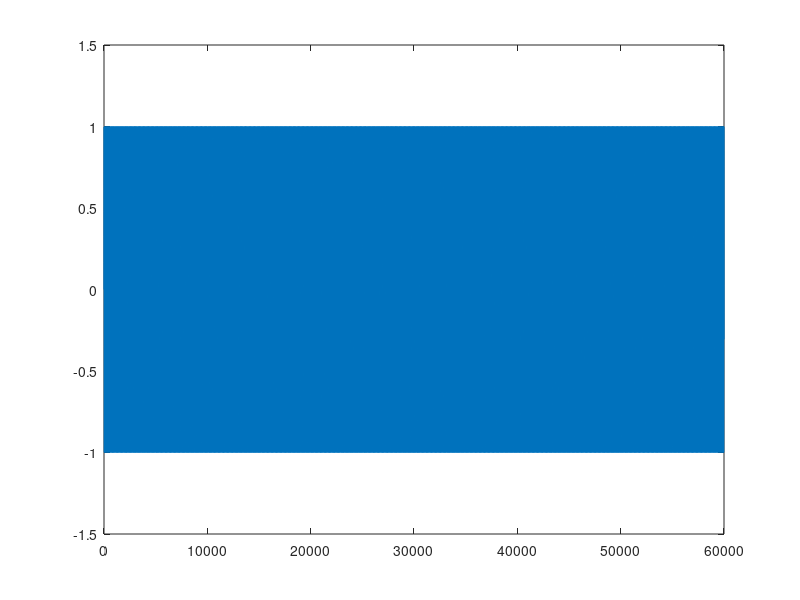

This chart was generated by the following MATLAB code: (Note: this script raises an error after producing the figure.)
%% Figure 10 from Righetti, Buchli, and Ijspeert, (2006)
% start/stop simulation
t0 = 0;                % start time
tend = 500;            % stop time

% input signal
Fs = 120;               % sample rate of periodic forcing
F_t = linspace(t0, tend, tend*Fs); %dt for periodic forcing
F = sin(20*F_t);        
plot(F); ylim([-1.5 1.5]);

% model parameters
a = 0.15;                 
b = 0.1;
c = 8.5;
e = 4;               % learning rate
w0 = [30];           % initial conditions for osc freq
%tspan = [t0 tend];  % full timespan
tspan = F_t;

for i = 1:length(w0)
[t, y] = ode23(@(t,x)rossler_learn(t,x,a,b,c,e,F,F_t)...
    ,tspan, [1, 0, 0, w0(i)] ); % unsure what inititial conditions for x,y,z are in Righetti et al. (2006)
end

fig = figure;
set(fig,'defaultAxesColorOrder',[[0.4940 0.1840 0.5560];	[0 0 0]]);

subplot(3,1,1)
plot(t,y(:,4), 'black');
xlim([t0 tend])
ylim([10 32]);
ylabel('W (Angular Frequency)')
title('Adaptive-Frequency Rossler Strange Attractor')

hold on
subplot(3,1,2)
yyaxis right;
plot(t,F, '--black', 'LineWidth', 1.5);
ylim([-2 2]);
ylabel('F')
yyaxis left;
plot(t,y(:,1), 'LineWidth', 2, 'Color', '#7E2F8E');
ylim([-2 2]);
xlim([0 2]);
ylabel('X')
hold off;

hold on;
subplot(3,1,3)
yyaxis right;
plot(t,F, '--black', 'LineWidth', 1.5);
ylim([-2 2]);
ylabel('F')
yyaxis left;
plot(t,y(:,1), 'LineWidth', 2, 'Color', '#7E2F8E');
ylim([-200 200]);
xlim([498 500]);
xlabel('Time')
ylabel('X')
% legend('F', 'Oscillator');

  
%% Draw Animation
fig2 = figure;
fig2.Position = [823   264   417   714];
subplot(3,1,1)
plot3(0,0,0,'-', 'MarkerSize', 20, 'Color', '#7E2F8E')          % hack to initialize 3d for animation
phasesp_1a = animatedline('Color','#808080', 'LineWidth', 0.25);
phasesp_1b = animatedline('Marker','.', 'MarkerSize', 20, 'Color', '#7E2F8E');
xlim([-200 200]);
ylim([-200 200]);
zlim([0 2500]);
xlabel('x');
ylabel('y');
zlabel('z');
title('Phase Space');
subplot(3,1,2)
phasesp_2a = animatedline('Color','#808080', 'LineWidth', 0.25);
phasesp_2b = animatedline('Marker','.', 'MarkerSize', 20, 'Color', '#7E2F8E');
ylim([15 32.5]);
yline(20, 'k--');
ylabel('w');
title('Frequency Adaptation');
subplot(3,1,3)
phasesp_3a = animatedline('Color','#808080', 'LineWidth', 0.25);
phasesp_3b = animatedline('Marker','.', 'MarkerSize', 20, 'Color', '#7E2F8E');
ylabel('y');
xlabel('Time');
title('Oscillation (y component)');

gif('Rossler_PhaseP.gif')

for k = 1:10:8000
    x_k = y(k,1);
    y_k = y(k,2);
    z_k = y(k,3);
    w_k = y(k,4);
    subplot(3,1,1)
    addpoints(phasesp_1a, x_k,y_k, z_k);
    addpoints(phasesp_1b, x_k,y_k, z_k);
    sgtitle(sprintf('Steps %0.2f',k));
    subplot(3,1,2)
    addpoints(phasesp_2a, k, w_k);
    addpoints(phasesp_2b, k, w_k);
    subplot(3,1,3)
    addpoints(phasesp_3a, k, y_k);
    addpoints(phasesp_3b, k, y_k);
    drawnow
    gif
    clearpoints(phasesp_1b)
    clearpoints(phasesp_2b)
    clearpoints(phasesp_3b);
end

